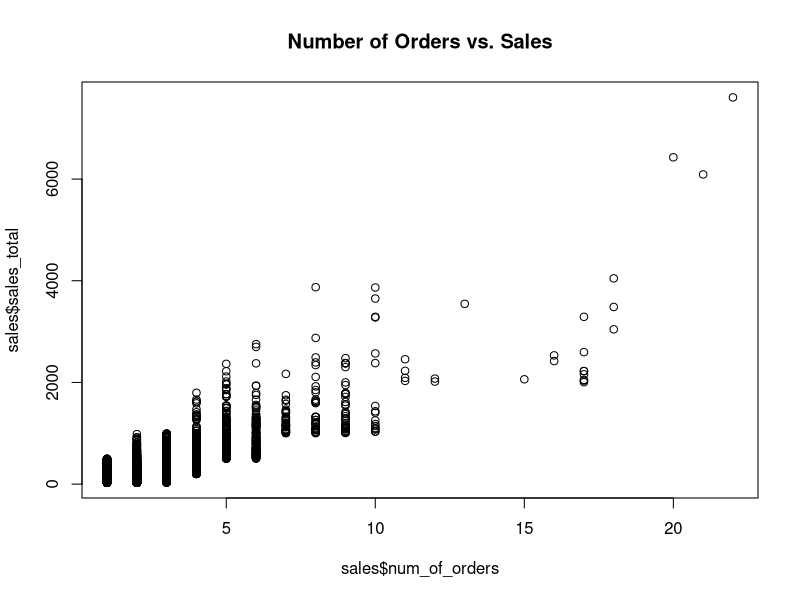
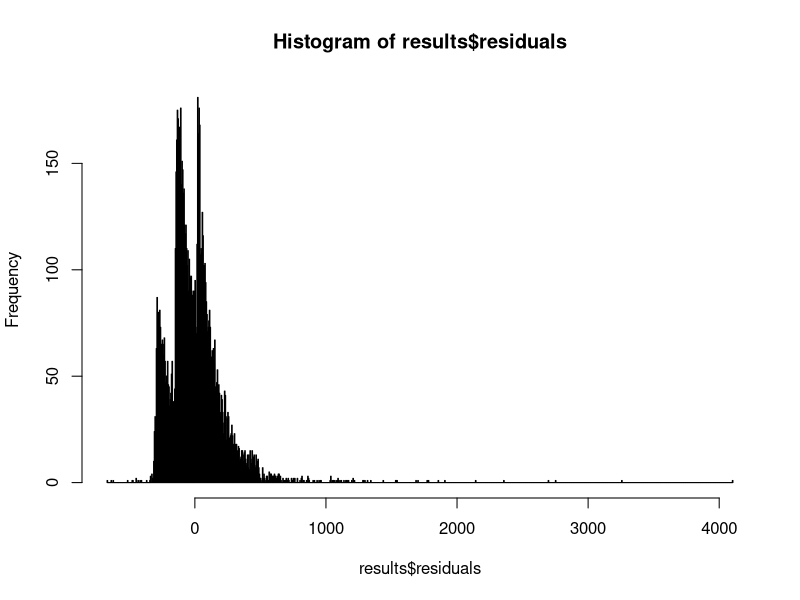
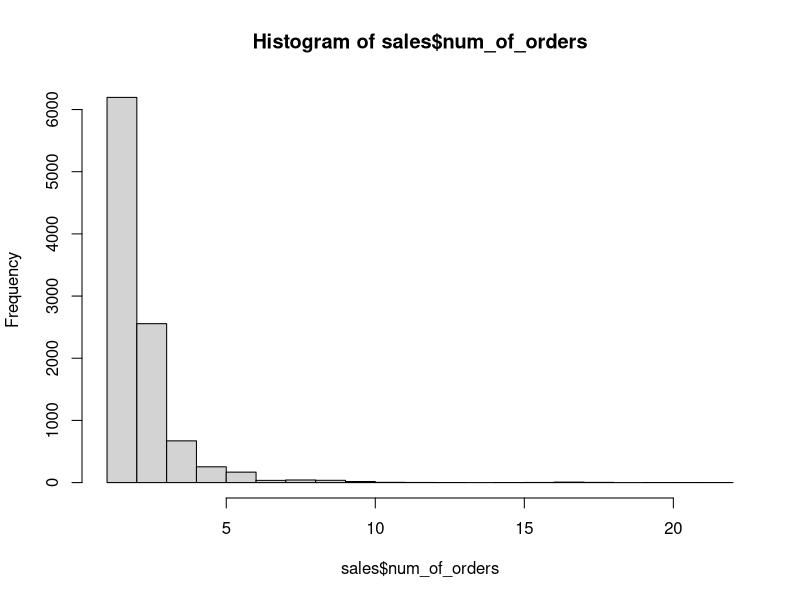

Source code (R) for these figures, in order:
# import a CSV file of the total annual sales for each customer
setwd('c:/Rlabs/Prep_cert/')
sales <- read.csv('yearly_sales.csv', header = TRUE, sep = ';')
#is.integer(sales)
typeof(sales)
is.factor(sales$gender)
is.data.frame(sales)
class(sales$num_of_orders)
str(sales)
head(sales)
summary(sales)
# plot num_of_orders vs. sales
plot(sales$num_of_orders,sales$sales_total,main='Number of Orders vs. Sales')

# perform a statistical analysis (fit a linear regression model)
results <- lm(sales$sales_total~sales$num_of_orders)
summary(results)
# perform some diagnostics on the fitted model
# plot histogram of the residuals
hist(results$residuals, breaks = 800)

#sales_table <- read.table('yearly_sales.csv', header=TRUE, sep=';')
#sales_delim <- read.delim('yearly_sales.csv', sep=';')
#head(sales_table)
#head(sales_delim)

# add a column for the average sales per order
sales$per_order <- sales$sales_total/sales$num_of_orders
# export data as tab delimited without the row names
write.table(sales,'sales_modified.txt', sep='\t', row.names=FALSE)

#exemples of using lists 
housing <- list('own', 'rent')
v <- 1:5
c <- c('me', 'you', 'him')
M <- matrix(c(1,3,3,5,0,4,3,3,3),nrow = 3,ncol = 3)
assortiment <-list(housing, c, v, M)
assortiment
class(assortiment[3])
str(assortiment)

jpeg(file='sales_hist.jpeg') # create a new jpeg file
hist(sales$num_of_orders) # export histogram to jpeg
dev.off() # shut off the graphic device


#factors
install.packages('ggplot2')
library(ggplot2)
diamons <-data(diamonds) # load the data frame into the R workspace
str(diamonds)
# create a ordered factor attribute from numeric attributes
# categorize sales$sales_totals into three groups—small, medium and big
sales_group <- vector(mode = 'character', length = length(sales$sales_total))
sales_group[sales$sales_total < 100] <- 'small'
sales_group[sales$sales_total >= 100 & sales$sales_total < 500] <- 'medium'
sales_group[sales$sales_total > 500] <- 'big'
#sales$sales_group <- sales_group
# create and add the ordered factor to the sales data frame
spender <- factor(sales_group,levels=c('small', 'medium', 'big'), ordered = TRUE)
sales$sales_group <- spender
